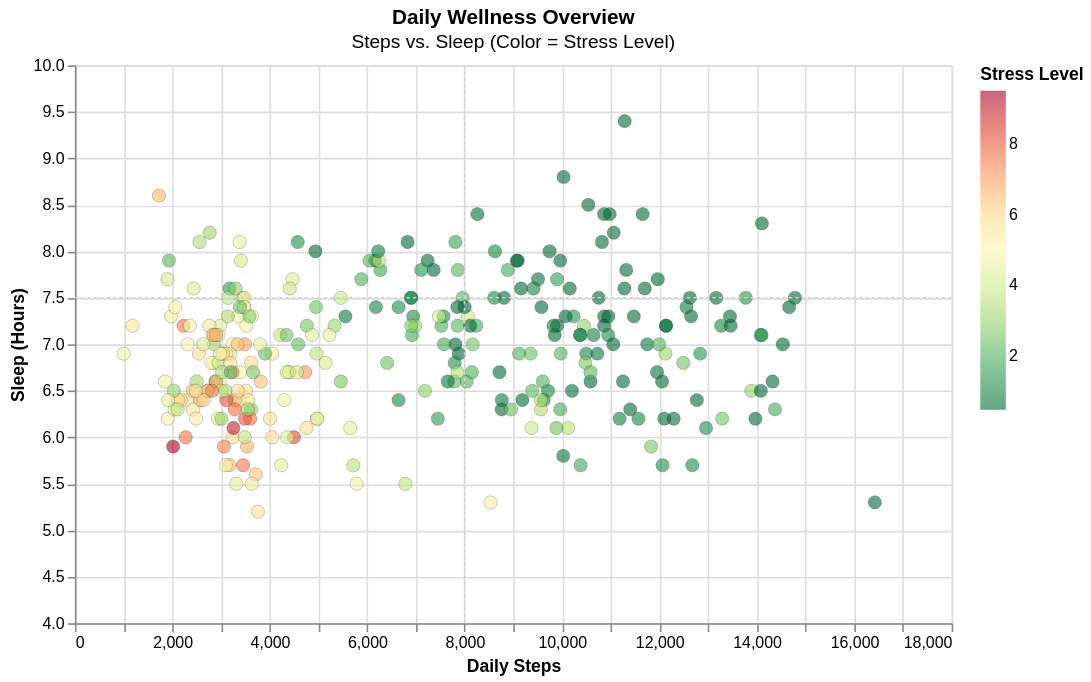

Specify this chart in Vega-Lite:
### Vega-Lite specification from a JSON file in a GitHub repository (floating-point values rounded to 4 significant figures; data arrays with more than 128 entries replaced by an {"elided": "..."} marker saying what was removed)
{"config": {"view": {"continuousWidth": 300, "continuousHeight": 300}}, "layer": [{"data": {"name": "data-21611bff088e5eea04a0baeb3172656b"}, "mark": {"type": "circle", "opacity": 0.6, "size": 70, "stroke": "black", "strokeWidth": 0.2}, "encoding": {"color": {"field": "stress_level", "scale": {"reverse": true, "scheme": "redyellowgreen"}, "title": "Stress Level", "type": "quantitative"}, "tooltip": [{"field": "user_id", "type": "nominal"}, {"field": "day_of_study", "type": "quantitative"}, {"field": "steps_taken", "type": "quantitative"}, {"field": "sleep_hours", "type": "quantitative"}, {"field": "stress_level", "type": "quantitative"}, {"field": "activity_profile", "type": "nominal"}, {"field": "avg_heart_rate", "type": "quantitative"}], "x": {"field": "steps_taken", "scale": {"zero": false}, "title": "Daily Steps", "type": "quantitative"}, "y": {"field": "sleep_hours", "scale": {"domain": [4, 10]}, "title": "Sleep (Hours)", "type": "quantitative"}}, "name": "view_1", "title": {"text": "Daily Wellness Overview", "subtitle": "Steps vs. Sleep (Color = Stress Level)"}}, {"data": {"name": "data-4ecf3400624d3fc47ac67305feade70e"}, "mark": {"type": "rule", "color": "lightgray", "strokeDash": [2, 2]}, "encoding": {"x": {"field": "ideal_steps", "type": "quantitative"}}}, {"data": {"name": "data-028368615b74c5e02abd04f92b8093be"}, "mark": {"type": "rule", "color": "lightgray", "strokeDash": [2, 2]}, "encoding": {"y": {"field": "ideal_sleep", "type": "quantitative"}}}], "background": "#ffffff", "height": 350, "params": [{"name": "param_3", "select": {"type": "interval", "encodings": ["x"]}, "bind": "scales", "views": ["view_1"]}], "width": 550, "$schema": "https://vega.github.io/schema/vega-lite/v5.20.1.json", "datasets": {"data-21611bff088e5eea04a0baeb3172656b": {"elided": "300 records"}, "data-4ecf3400624d3fc47ac67305feade70e": [{"ideal_steps": 8000}], "data-028368615b74c5e02abd04f92b8093be": [{"ideal_sleep": 7.5}]}}
